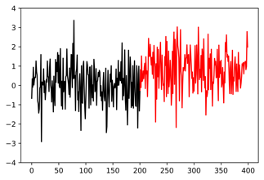
#> input picture assets/img/exRTC.png, 264 x 180 px
$ jupyter execute Untitled.ipynb   (older library calls are emulated)
#> lines starting #> are read from the running program, lines starting #| are printed output that depends on the picture
[cell 1]
def Reformat_Image(ImageFilePath):

    from PIL import Image
    image = Image.open(ImageFilePath, 'r')
    image_size = image.size
    width = image_size[0]
    height = image_size[1]

    if(width != height):
        bigside = width if width > height else height

        background = Image.new('RGBA', (bigside, bigside), (255, 255, 255, 255))
        offset = (int(round(((bigside - width) / 2), 0)), int(round(((bigside - height) / 2),0)))

        background.paste(image, offset)
        background.save('out.png')
        print("Image has been resized !")
    else:
        print("Image is already a square, it has not been resized !")

[cell 2]
from PIL import Image

def resize(ImageFilePath, width, height):
#> called with ImageFilePath = 'exRTC.png', width = 300, height = 200
    from PIL import Image
    image_pil = Image.open(ImageFilePath, 'r')
#> image_pil is the input picture: PIL image 264x180 RGBA; mean R, G, B, A 233.4, 216.4, 216.4, 255
    ratio_w = width / image_pil.width
#> ratio_w = 1.14
    ratio_h = height / image_pil.height
#> ratio_h = 1.11
    if ratio_w < ratio_h:
        # It must be fixed by width
        resize_width = width
        resize_height = round(ratio_w * image_pil.height)
    else:
        # Fixed by height
        resize_width = round(ratio_h * image_pil.width)
#> resize_width = 293
        resize_height = height
    image_resize = image_pil.resize((resize_width, resize_height), Image.ANTIALIAS)
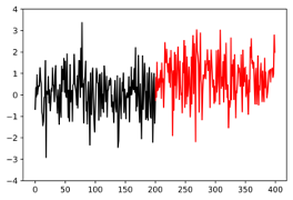
#> image_resize: PIL image 293x200 RGBA; mean R, G, B, A 233.1, 216, 216, 255
    background = Image.new('RGBA', (width, height), (255, 255, 255, 255))
#> background: PIL image 300x200 RGBA; every value is 255
    offset = (round((width - resize_width) / 2), round((height - resize_height) / 2))
#> offset = (4, 0)
    background.paste(image_resize, offset)
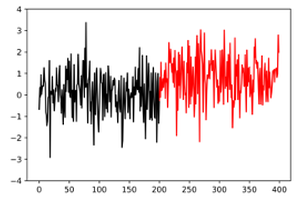
#> background: PIL image 300x200 RGBA; mean R, G, B, A 233.6, 216.9, 216.9, 255
    background.save(str(width)+'_'+str(height)+'_'+str(ImageFilePath))
    return background.convert('RGB')
